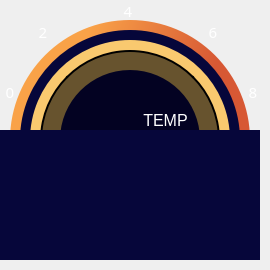
      <widget class="QFrame" name="hararetFrame_3">
       <property name="geometry">
        <rect>
         <x>326</x>
         <y>620</y>
         <width>270</width>
         <height>270</height>
        </rect>
       </property>
       <property name="styleSheet">
        <string notr="true">background-color:none;</string>
       </property>
       <property name="frameShape">
        <enum>QFrame::NoFrame</enum>
       </property>
       <property name="frameShadow">
        <enum>QFrame::Raised</enum>
       </property>
       <widget class="QFrame" name="hararetGradient_3">
        <property name="geometry">
         <rect>
          <x>10</x>
          <y>20</y>
          <width>240</width>
          <height>240</height>
         </rect>
        </property>
        <property name="styleSheet">
         <string notr="true">background-color: qlineargradient(spread:pad, x1:0.488, y1:0, x2:0.505, y2:0.688, stop:0 rgba(104, 1, 174, 255), stop:1 rgba(200, 107, 92, 255));
background-color: qlineargradient(spread:pad, x1:0.761, y1:0.494591, x2:0.024, y2:0.261, stop:0 rgba(215, 88, 52, 255), stop:0.709742 rgba(249, 162, 72, 255));
border-radius: 120px;</string>
        </property>
        <property name="frameShape">
         <enum>QFrame::NoFrame</enum>
        </property>
        <property name="frameShadow">
         <enum>QFrame::Raised</enum>
        </property>
       </widget>
       <widget class="QFrame" name="kapak2_3">
        <property name="geometry">
         <rect>
          <x>0</x>
          <y>130</y>
          <width>260</width>
          <height>130</height>
         </rect>
        </property>
        <property name="styleSheet">
         <string notr="true">background-color: rgb(6, 6, 58);</string>
        </property>
        <property name="frameShape">
         <enum>QFrame::NoFrame</enum>
        </property>
        <property name="frameShadow">
         <enum>QFrame::Raised</enum>
        </property>
       </widget>
       <widget class="QFrame" name="hararetFrameIc_3">
        <property name="geometry">
         <rect>
          <x>20</x>
          <y>30</y>
          <width>220</width>
          <height>220</height>
         </rect>
        </property>
        <property name="styleSheet">
         <string notr="true">background-color: rgb(6, 6, 58);
border-radius: 110px;</string>
        </property>
        <property name="frameShape">
         <enum>QFrame::NoFrame</enum>
        </property>
        <property name="frameShadow">
         <enum>QFrame::Raised</enum>
        </property>
       </widget>
       <widget class="QFrame" name="hararetFrameOn_3">
        <property name="geometry">
         <rect>
          <x>60</x>
          <y>70</y>
          <width>140</width>
          <height>140</height>
         </rect>
        </property>
        <property name="styleSheet">
         <string notr="true">background-color: rgb(3, 2, 34);
border-radius:70px;</string>
        </property>
        <property name="frameShape">
         <enum>QFrame::NoFrame</enum>
        </property>
        <property name="frameShadow">
         <enum>QFrame::Raised</enum>
        </property>
        <widget class="QLabel" name="hararet_3">
         <property name="geometry">
          <rect>
           <x>70</x>
           <y>40</y>
           <width>71</width>
           <height>21</height>
          </rect>
         </property>
         <property name="styleSheet">
          <string notr="true">color: #ffffff; background-color: none</string>
         </property>
         <property name="text">
          <string>&lt;html&gt;&lt;head/&gt;&lt;body&gt;&lt;p&gt;&lt;span style=&quot; font-family:'Arial Black'; font-size:12pt;&quot;&gt;TEMP&lt;/span&gt;&lt;/p&gt;&lt;/body&gt;&lt;/html&gt;</string>
         </property>
         <property name="alignment">
          <set>Qt::AlignCenter</set>
         </property>
        </widget>
        <widget class="QLabel" name="hararetIcon_3">
         <property name="geometry">
          <rect>
           <x>15</x>
           <y>25</y>
           <width>40</width>
           <height>35</height>
          </rect>
         </property>
         <property name="styleSheet">
          <string notr="true">background-color: none;</string>
         </property>
         <property name="text">
          <string/>
         </property>
         <property name="pixmap">
          <pixmap>tba2.png</pixmap>
         </property>
         <property name="scaledContents">
          <bool>true</bool>
         </property>
        </widget>
       </widget>
       <widget class="QFrame" name="hararetProgress_3">
        <property name="geometry">
         <rect>
          <x>30</x>
          <y>40</y>
          <width>200</width>
          <height>200</height>
         </rect>
        </property>
        <property name="styleSheet">
         <string notr="true">background-color: qconicalgradient(cx:0.5, cy:0.5, angle:180, stop:0.011158 rgba(85, 170, 255, 0), stop:0.013089 rgba(249, 201, 111, 255));
border-radius: 100px;</string>
        </property>
        <property name="frameShape">
         <enum>QFrame::NoFrame</enum>
        </property>
        <property name="frameShadow">
         <enum>QFrame::Raised</enum>
        </property>
        <widget class="QFrame" name="hararetGolge_3">
         <property name="geometry">
          <rect>
           <x>10</x>
           <y>10</y>
           <width>180</width>
           <height>180</height>
          </rect>
         </property>
         <property name="styleSheet">
          <string notr="true">border-radius: 90px;
background-color: rgba(0, 0, 0,150);
border-width: 2px;
border-style: solid;</string>
         </property>
         <property name="frameShape">
          <enum>QFrame::NoFrame</enum>
         </property>
         <property name="frameShadow">
          <enum>QFrame::Raised</enum>
         </property>
        </widget>
       </widget>
       <widget class="QLabel" name="labelH6_3">
        <property name="geometry">
         <rect>
          <x>203</x>
          <y>21</y>
          <width>20</width>
          <height>20</height>
         </rect>
        </property>
        <property name="styleSheet">
         <string notr="true">color: rgb(255, 255, 255);
background-color: none;</string>
        </property>
        <property name="text">
         <string>&lt;html&gt;&lt;head/&gt;&lt;body&gt;&lt;p&gt;&lt;span style=&quot; font-size:11pt; font-family: Arial Black&quot;&gt;6&lt;/span&gt;&lt;/p&gt;&lt;/body&gt;&lt;/html&gt;</string>
        </property>
        <property name="alignment">
         <set>Qt::AlignCenter</set>
        </property>
       </widget>
       <widget class="QLabel" name="labelH2_3">
        <property name="geometry">
         <rect>
          <x>33</x>
          <y>21</y>
          <width>20</width>
          <height>20</height>
         </rect>
        </property>
        <property name="styleSheet">
         <string notr="true">color: rgb(255, 255, 255);
background-color: none;</string>
        </property>
        <property name="text">
         <string>&lt;html&gt;&lt;head/&gt;&lt;body&gt;&lt;p&gt;&lt;span style=&quot; font-size:11pt; font-family: Arial Black&quot;&gt;2&lt;/span&gt;&lt;/p&gt;&lt;/body&gt;&lt;/html&gt;</string>
        </property>
        <property name="alignment">
         <set>Qt::AlignCenter</set>
        </property>
       </widget>
       <widget class="QLabel" name="labelH0_3">
        <property name="geometry">
         <rect>
          <x>0</x>
          <y>81</y>
          <width>20</width>
          <height>20</height>
         </rect>
        </property>
        <property name="styleSheet">
         <string notr="true">color: rgb(255, 255, 255);
background-color: none;</string>
        </property>
        <property name="text">
         <string>&lt;html&gt;&lt;head/&gt;&lt;body&gt;&lt;p&gt;&lt;span style=&quot; font-size:11pt; font-family: Arial Black&quot;&gt;0&lt;/span&gt;&lt;/p&gt;&lt;/body&gt;&lt;/html&gt;</string>
        </property>
        <property name="alignment">
         <set>Qt::AlignCenter</set>
        </property>
       </widget>
       <widget class="QLabel" name="labelH8_3">
        <property name="geometry">
         <rect>
          <x>243</x>
          <y>81</y>
          <width>20</width>
          <height>20</height>
         </rect>
        </property>
        <property name="styleSheet">
         <string notr="true">color: rgb(255, 255, 255);
background-color: none;</string>
        </property>
        <property name="text">
         <string>&lt;html&gt;&lt;head/&gt;&lt;body&gt;&lt;p&gt;&lt;span style=&quot; font-size:11pt; font-family: Arial Black&quot;&gt;8&lt;/span&gt;&lt;/p&gt;&lt;/body&gt;&lt;/html&gt;</string>
        </property>
        <property name="alignment">
         <set>Qt::AlignCenter</set>
        </property>
       </widget>
       <widget class="QLabel" name="labelH4_3">
        <property name="geometry">
         <rect>
          <x>118</x>
          <y>0</y>
          <width>20</width>
          <height>20</height>
         </rect>
        </property>
        <property name="styleSheet">
         <string notr="true">color: rgb(255, 255, 255);
background-color: none;</string>
        </property>
        <property name="text">
         <string>&lt;html&gt;&lt;head/&gt;&lt;body&gt;&lt;p&gt;&lt;span style=&quot; font-size:11pt; font-family: Arial Black&quot;&gt;4&lt;/span&gt;&lt;/p&gt;&lt;/body&gt;&lt;/html&gt;</string>
        </property>
        <property name="alignment">
         <set>Qt::AlignCenter</set>
        </property>
       </widget>
       <zorder>hararetGradient_3</zorder>
       <zorder>hararetFrameIc_3</zorder>
       <zorder>labelH6_3</zorder>
       <zorder>labelH2_3</zorder>
       <zorder>labelH0_3</zorder>
       <zorder>labelH8_3</zorder>
       <zorder>labelH4_3</zorder>
       <zorder>hararetProgress_3</zorder>
       <zorder>hararetFrameOn_3</zorder>
       <zorder>kapak2_3</zorder>
      </widget>
